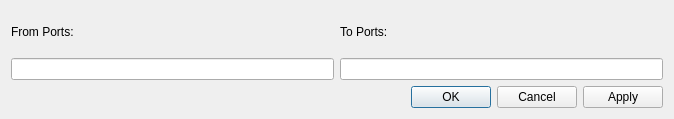
<?xml version="1.0" encoding="UTF-8"?>
<ui version="4.0">
 <class>Dialog</class>
 <widget class="QDialog" name="Dialog">
  <property name="geometry">
   <rect>
    <x>0</x>
    <y>0</y>
    <width>674</width>
    <height>119</height>
   </rect>
  </property>
  <property name="windowTitle">
   <string>Dialog</string>
  </property>
  <property name="locale">
   <locale language="English" country="Canada"/>
  </property>
  <layout class="QVBoxLayout" name="verticalLayout_2">
   <item>
    <layout class="QVBoxLayout" name="verticalLayout">
     <item>
      <layout class="QHBoxLayout" name="horizontalLayout_2">
       <item>
        <layout class="QHBoxLayout" name="horizontalLayout_4">
         <item>
          <layout class="QVBoxLayout" name="verticalLayout_3">
           <item>
            <widget class="QLabel" name="label">
             <property name="text">
              <string>From Ports:</string>
             </property>
            </widget>
           </item>
           <item>
            <widget class="QLineEdit" name="fromLineEdit"/>
           </item>
          </layout>
         </item>
         <item>
          <layout class="QVBoxLayout" name="verticalLayout_4">
           <item>
            <widget class="QLabel" name="label_2">
             <property name="text">
              <string>To Ports:</string>
             </property>
            </widget>
           </item>
           <item>
            <widget class="QLineEdit" name="toLineEdit"/>
           </item>
          </layout>
         </item>
        </layout>
       </item>
      </layout>
     </item>
     <item>
      <widget class="QDialogButtonBox" name="buttonBox">
       <property name="locale">
        <locale language="English" country="Canada"/>
       </property>
       <property name="orientation">
        <enum>Qt::Horizontal</enum>
       </property>
       <property name="standardButtons">
        <set>QDialogButtonBox::Apply|QDialogButtonBox::Cancel|QDialogButtonBox::Ok</set>
       </property>
      </widget>
     </item>
    </layout>
   </item>
  </layout>
  <zorder>verticalLayoutWidget</zorder>
  <zorder>horizontalLayoutWidget_2</zorder>
 </widget>
 <resources/>
 <connections>
  <connection>
   <sender>buttonBox</sender>
   <signal>accepted()</signal>
   <receiver>Dialog</receiver>
   <slot>accept()</slot>
   <hints>
    <hint type="sourcelabel">
     <x>248</x>
     <y>254</y>
    </hint>
    <hint type="destinationlabel">
     <x>157</x>
     <y>274</y>
    </hint>
   </hints>
  </connection>
  <connection>
   <sender>buttonBox</sender>
   <signal>rejected()</signal>
   <receiver>Dialog</receiver>
   <slot>reject()</slot>
   <hints>
    <hint type="sourcelabel">
     <x>316</x>
     <y>260</y>
    </hint>
    <hint type="destinationlabel">
     <x>286</x>
     <y>274</y>
    </hint>
   </hints>
  </connection>
 </connections>
</ui>
